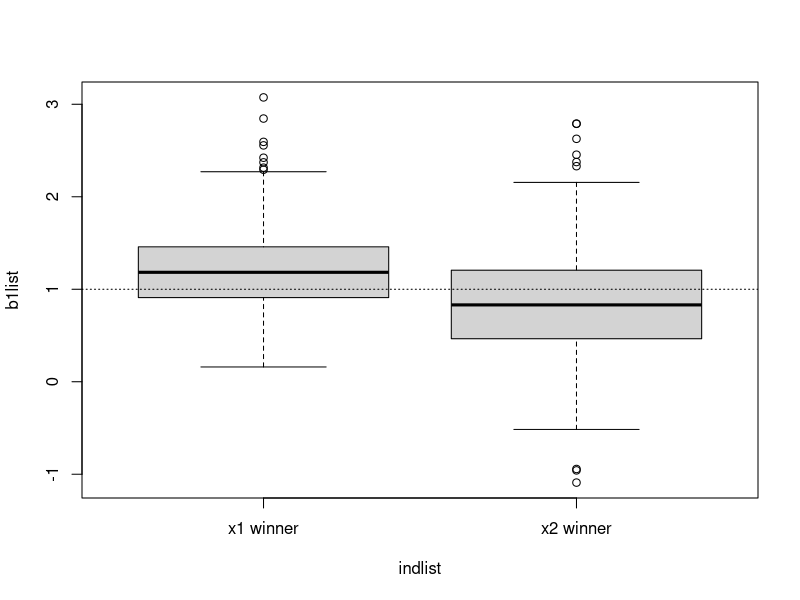
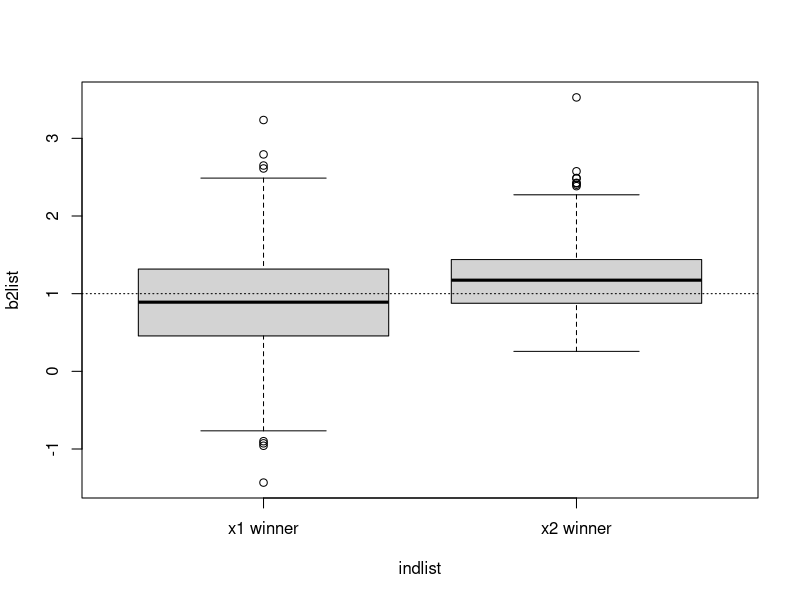
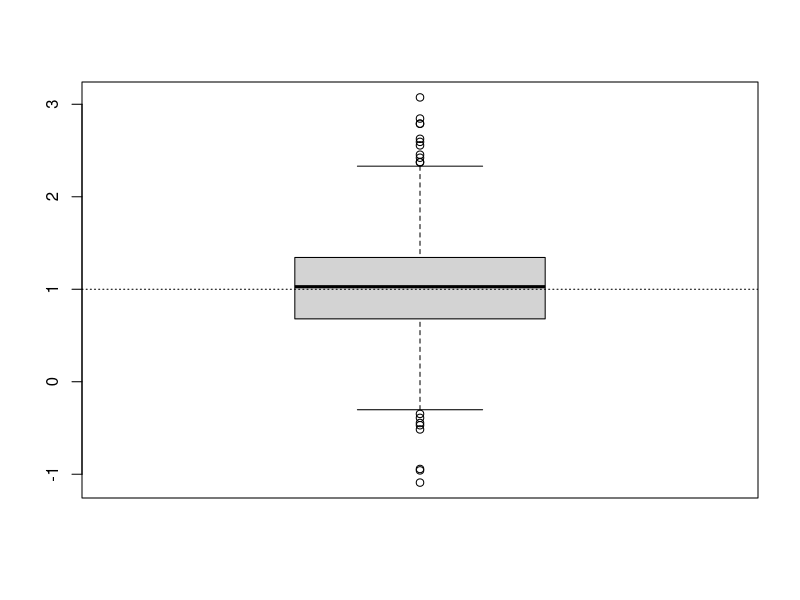
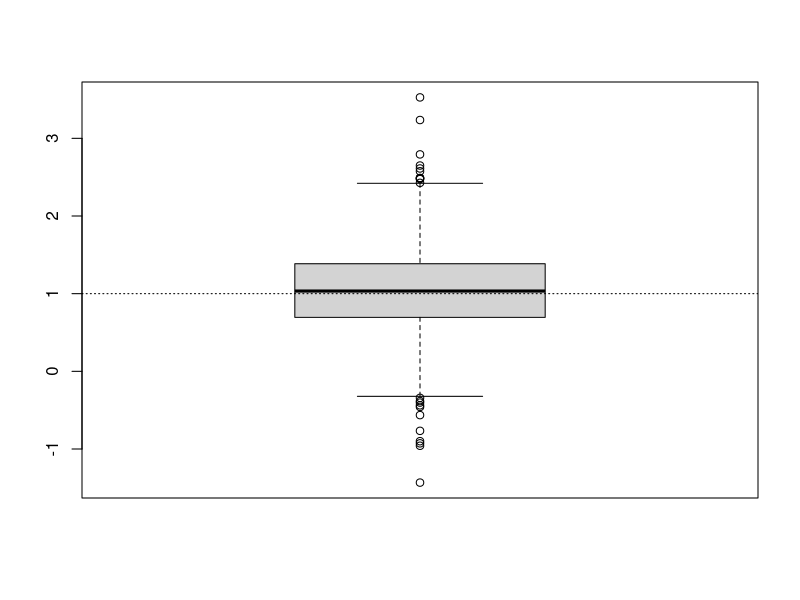

Generate these figures, in order, with R:
# Selection bias 
set.seed(1234)
n <- 10; beta0 <- 20; beta1 <- 1; beta2 <- 1
x1 <- rnorm(n); x2 <- rnorm(n); err <- rnorm(n)
y <- beta0 + beta1 * x1 + beta2 * x2 + err
b1 <- lm(y~x1)$coef[2]
b2 <- lm(y~x2)$coef[2]
c(b1,b2)

b1list <- NULL; b2list <- NULL; indlist <- NULL
for (iter in 1:1000) {
  x1 <- rnorm(n); x2 <- rnorm(n); err <- rnorm(n)
  y <- beta0 + beta1 * x1 + beta2 * x2 + err
  b1 <- lm(y~x1)$coef[2]; b2 <- lm(y~x2)$coef[2]
  ind <- 2; if(cor(y,x1)>cor(y,x2)) ind <- 1
  b1list <- c(b1list,b1); b2list <- c(b2list,b2)
  indlist <- c(indlist,ind)
}
# Generate box plots of LSEs in the 2 groups, and
boxplot(b1list~indlist,names=c("x1 winner","x2 winner"))
abline(h=1,lty=3)
boxplot(b2list~indlist,names=c("x1 winner","x2 winner"))
abline(h=1,lty=3)
# LSE of Î²1 overestimates Î²1 in the first group 
# and underestimates it in the second group
# Generate box plots of LSEs in combined sample
boxplot(b1list,names=c("all data sets"))
abline(h=1,lty=3)
boxplot(b2list,names=c("all data sets"))
abline(h=1,lty=3)
# Neither estimator is biased in the combined sample
